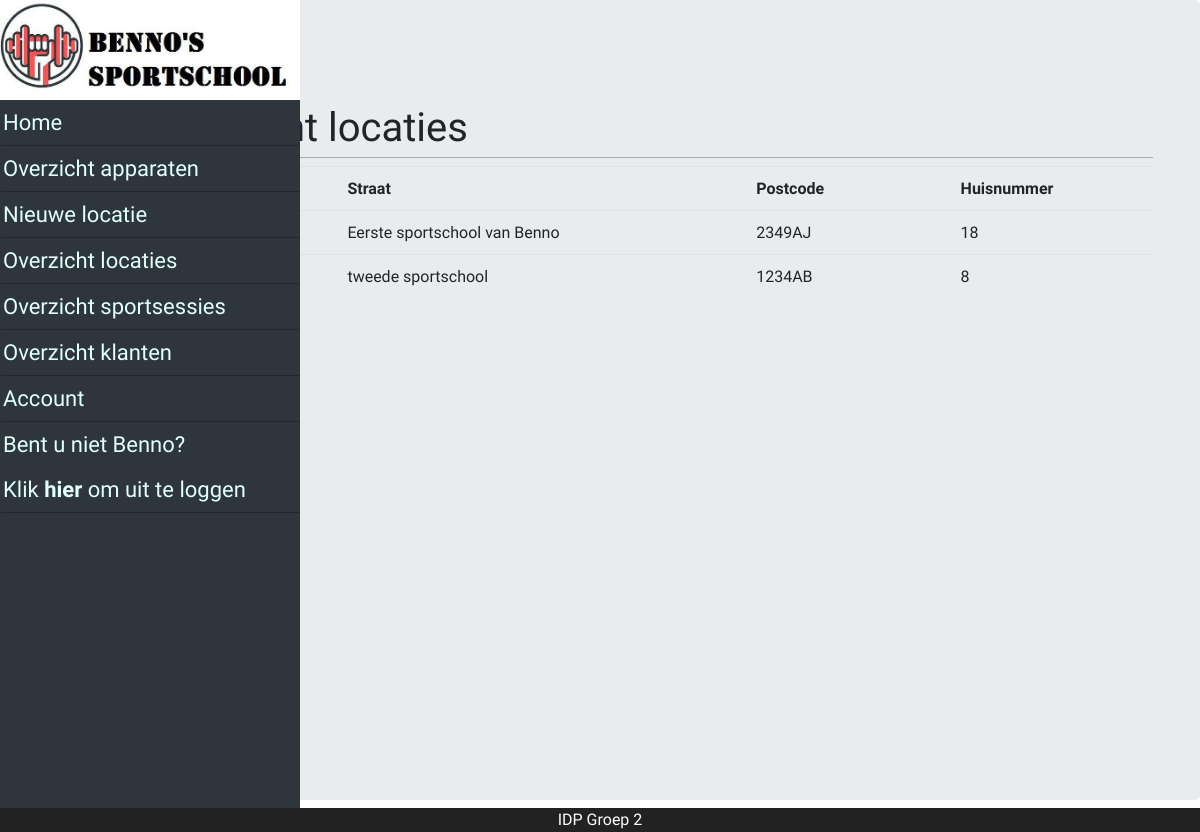
Screenshot of /?page=allLocations (signed in) with the database file from the repository.
### tables this page shows
CREATE TABLE `user` (
  `id` int(11) NOT NULL,
  `username` varchar(45) NOT NULL,
  `password` varchar(100) NOT NULL,
  `salt` varchar(45) NOT NULL,
  `name` varchar(45) NOT NULL,
  `insertion` varchar(45) NOT NULL,
  `lastname` varchar(45) NOT NULL,
  `birthday` date NOT NULL,
  `email` varchar(100) NOT NULL,
  `phone` varchar(10) NOT NULL,
  `street` varchar(45) NOT NULL,
  `house_number` varchar(5) NOT NULL,
  `postal_code` varchar(6) NOT NULL,
  `role` varchar(20) NOT NULL,
  `iban` varchar(18) NOT NULL,
  `subscription` int(11) DEFAULT NULL,
  `card` int(11) DEFAULT NULL
);

CREATE TABLE `location` (
  `id` int(11) NOT NULL,
  `name` varchar(45) NOT NULL,
  `street` varchar(45) NOT NULL,
  `postal_code` varchar(45) NOT NULL,
  `house_number` int(5) NOT NULL
);

### class/DB.php (called while the page is built, shortened)
<?php
final class DB {
    private static $instance = null;
    private $servername = "localhost";
    private $username = "root";
    private $password = "";
    private $database = "sportschool2";
    private function __construct() {
        try {
            try {
                $this->c = new PDO("mysql:host=$this->servername;dbname=$this->database", $this->username, $this->password);
            } catch (PDOException $e) {
                throw new FrameworkException("Connecting to the database failed. Configure connection in DB.php");
            }
        } catch (FrameworkException $e) {
            echo $e->errorMessage();
            die();
        }
    }
    public static function prepare($query)
    {
        try {
            try {
                return self::getInstance()->c->prepare($query);
            } catch (PDOException $e) {
                throw new FrameworkException("Could not prepare query");
            }
        } catch (FrameworkException $e) {
            echo $e->errorMessage();
            die();
        }
    }
    public static function getInstance() {
        if(self::$instance == null){
            self::$instance = new DB();
        }
        return self::$instance;
    }
    public static function getBy($class, $field, $value) {
        try {
            try {
                $c = self::getInstance()->c;
                $qry = "SELECT * FROM `" . strtolower($class) . "` WHERE ($field = :$field)";
                $stmt = $c->prepare($qry);
                $stmt->execute(array("$field" => $value));
                $result = $stmt->fetchAll(PDO::FETCH_CLASS, $class);
                return $result;
            } catch (PDOException $e) {
                throw new FrameworkException("Could not execute query. Check your $class model and table");
            }
        } catch (FrameworkException $e) {
            echo $e->errorMessage();
            die();
        }
    }
}

### model/Model.php (called while the page is built, shortened)
<?php
abstract class Model {
    public static function findById($id)
    {
        try {
            $objs = self::findBy("id", $id);
            return $objs[0];
        } catch (FrameworkException $e) {
            echo $e->errorMessage();
            die();
        }
    }
    public static function findBy($field, $value)
    {
        return DB::getBy(get_called_class(), $field, $value);
    }
    public static function find() {
        try {
            $table = strtolower(get_called_class());
            $qry = "SELECT * FROM `$table`";
            $stmt = DB::prepare($qry);
            $stmt->execute();
            return $stmt->fetchAll(PDO::FETCH_CLASS, get_called_class());
        } catch (Exception $e) {
            echo FrameworkException::message($e->getMessage(), $e->getTrace());
            die();
        }
    }
}

### class/App.php (called while the page is built, shortened)
<?php
class App
{
    public static $user;
    public static function getUser(){
        if(!isset(self::$user)){
            self::$user = User::findById($_SESSION['id']);
        }
        return self::$user;
    }
}

### model/User.php (called while the page is built, shortened)
<?php
class User extends Model {
    protected $username;
    public function getUsername()
    {
        return $this->username;
    }
}

### model/Location.php (called while the page is built, shortened)
<?php
class Location extends Model {
	protected $street;
	protected $postal_code;
	protected $house_number;
	public function getStreet()
	{
    	return $this->street;
    }
	public function getPostal_code()
	{
    	return $this->postal_code;
    }
	public function getHouse_number()
	{
    	return $this->house_number;
    }
}
?>

### pages/allLocations.php (the view)
<div class="jumbotron page_layout">
    <div class="container">
        <h1>Overzicht locaties</h1>
        <table class="table">
            <tr>
                <th width="20%">Naam</th>
                <th width="40%">Straat</th>
                <th width="20%">Postcode</th>
                <th width="20%">Huisnummer</th>
            </tr>
            <?php
            $locations = Location::find();
            foreach($locations as $location)
            {
                echo '<tr><td>'.$location->getName().'</td>';
                echo '<td>'.$location->getStreet().'</td>';
                echo '<td>'.$location->getPostal_code().'</td>';
                echo '<td>'.$location->getHouse_number().'</td></tr>';
            } ?>
        </table>
    </div>
</div>

### core/header.php (shortened to what this page needs)
<div class="nav-side-menu">
    <div class="brand"><img class="logo" src="assets/img/logo.jpg" alt="sportschool benno"/> </div>
        <div class="menu-list">
            <ul id="menu-content" class="menu-content collapse out">
                <li>
                  <a href="?page=home">Home</a>
                </li>
            </ul>
            <ul id="menu-content" class="menu-content collapse out">
                <?php if($_SESSION['role'] == "guest") { ?>
    			<li>
    				<a href="?page=login">Inloggen</a>
    			</li>
    			<li>
    				<a href="?page=register">Registreren</a>
    			</li>
                <?php } else { ?>
                <?php if($_SESSION['role'] == "admin") { ?>
                <li>
    				<a href="?page=allDevices">Overzicht apparaten</a>
    			</li>
    			<li>
    				<a href="?page=newLocation">Nieuwe locatie</a>
    			</li>
                <li>
    				<a href="?page=allLocations">Overzicht locaties</a>
    			</li>
                <li>
    				<a href="?page=allSportSessions">Overzicht sportsessies</a>
    			</li>
                <li>
    				<a href="?page=allAccounts">Overzicht klanten</a>
    			</li>
    			<?php } ?>
    			<li>
    				<a href="?page=account">Account</a>
    			</li>
                <?php $user = App::getUser();
                ?>
    			<li>
    				<a href="?page=logout">Bent u niet <?php echo ucfirst($user->getUsername());?>?<br>Klik <b>hier</b> om uit te loggen</a>
    			</li>
                <?php } ?>
            </ul>
     </div>
</div>

### assets/css/main.css (style rules this page uses)
* { box-sizing: border-box; margin: 0; padding: 0; font-family: Ubuntu; }
body { position: relative; padding: 40px 0px; min-height: 100vh; }
.logo { width: 100%; height: 100px; }
h1 { font-weight: 100; font-size: 20px; padding: 10px 0px 5px 20px; margin-bottom: 20px; border-bottom: 1px solid #AAA; }
.container { margin: 30px auto; width: 800px; }
.page_layout { margin-left: 7%; height: 100%; }

### assets/css/navbar.css (style rules this page uses)
.nav-side-menu { overflow: auto; font-family: verdana; font-size: 22px; background-color: #2e353d; position: fixed; top: 0px; width: 300px; height: 100%; color: #e1ffff; }
.nav-side-menu .brand { background-color: #23282e; line-height: 50px; display: block; text-align: center; font-size: 14px; }
.nav-side-menu li { padding-left: 0px; border-left: 3px solid #2e353d; border-bottom: 1px solid #23282e; }
.nav-side-menu li a { text-decoration: none; color: #e1ffff; }
@media (min-width: 767px) { .nav-side-menu .menu-list .menu-content { display: block; } }
body { margin: 0px; padding: 0px; }

### rows the page displays
user: username "Benno"
location: street "Eerste sportschool van Benno", postal_code "2349AJ", house_number "18"
location: street "tweede sportschool", postal_code "1234AB", house_number "8"
